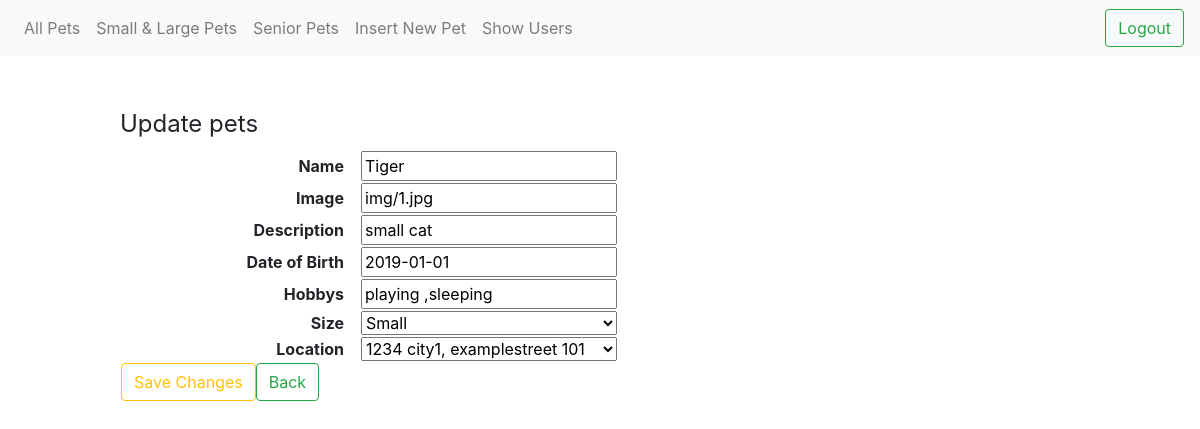
Screenshot of /crud/update.php?id=1 (signed in) with the database file from the repository.
### tables this page shows
CREATE TABLE `pets` (
  `id` int(11) NOT NULL,
  `location` int(11) NOT NULL,
  `image` char(255) DEFAULT NULL,
  `name` char(64) DEFAULT NULL,
  `description` char(255) DEFAULT NULL,
  `birthdate` date NOT NULL,
  `type` enum('small','large') DEFAULT NULL,
  `hobbys` char(255) NOT NULL
);

### crud/update.php (the view, shortened to what this page needs)
<?php
require_once 'actions/db_connect.php';
$res=mysqli_query($connect, "SELECT * FROM users WHERE userId=".$_SESSION['admin']);
$userRow=mysqli_fetch_array($res, MYSQLI_ASSOC);
if ($_GET['id']) {
   $id = $_GET['id'];
   $sql = "SELECT * FROM pets WHERE id = $id" ;
   $result = $connect->query($sql);
   $data = $result->fetch_assoc();
?>
<!DOCTYPE html>
<html>
<head>
<link rel="stylesheet" href="https://stackpath.bootstrapcdn.com/bootstrap/4.3.1/css/bootstrap.min.css">
<link rel="stylesheet" type="text/css" href="../CSS/index.css">
</head>
<body>
<nav class="navbar navbar-expand-lg navbar-light bg-light">
  <div class="collapse navbar-collapse" id="navbarSupportedContent">
    <ul class="navbar-nav mr-auto">
      <li class="nav-item">
        <a class="nav-link" href="index_admin.php">All Pets<span class="sr-only">(current)</span></a>
      </li>
      <li class="nav-item">
        <a class="nav-link" href="general_admin.php">Small & Large Pets</a>
      </li>
      <li class="nav-item">
        <a class="nav-link" href="senior_admin.php">Senior Pets</a>
      </li>
      <li class="nav-item">
        <a class="nav-link" href="create.php">Insert New Pet</a>
      </li>
       <?php if ($userRow['super']=="true"){
      echo "<li class='nav-item'>
        <a class='nav-link' href='users.php'>Show Users</a>
      </li>";}
        ?>
    </ul>
          <a  href="logout.php?logout"><button class="btn btn-outline-success my-2 my-sm-0" type="submit">Logout</button></a>
  </div>
</nav>
<fieldset>
   <legend>Update pets</legend>
   <form action="actions/a_update.php"  method="post">
       <table>
           <tr>
               <th>Name</th >
               <td><input  type="text" name="name"  placeholder="name" value="<?php echo $data['name'] ?>"></td >
           </tr>
           <tr>
               <th>Image</th>
               <td><input  type="text" name= "image" placeholder="Title" value="<?php echo $data['image'] ?>"></td>
           </tr>
           <tr>
               <th>Description</th>
               <td><input type="text"  name="description" placeholder ="description" value="<?php echo $data['description'] ?>"></td>
           </tr>
          <tr>
               <th>Date of Birth</th>
               <td><input type="text"  name="birthdate" placeholder ="birthdate" value="<?php echo $data['birthdate'] ?>"></td>
           </tr>
                     <tr>
               <th>Hobbys</th>
               <td><input type="text"  name="hobbys" placeholder ="hobbys" value="<?php echo $data['hobbys'] ?>"></td>
           </tr>
           <tr>
               <th>Size</th>
               <td>
                 <select name="type">
                    <option value="small" <?php if ($data['type']=='small'){echo 'selected';} ?>>Small</option>
                  </select>
               </td>
              </tr>
              <tr>
               <th>Location</th>
              <td>
                 <select name="location">
                    <?php
                      $sql="select * from location";
                      $result = $connect->query($sql);
                      if($result->num_rows > 0) {
                while($row = $result->fetch_assoc()) {
                  if ($data['location']==$row['location_id']){
                    echo "<option value='".$row['location_id']."' selected>".$row['ZIP']." ".$row['city'].", ".$row['address']."</option>";
                  } else {
                    echo "<option value='".$row['location_id']."'>".$row['ZIP']." ".$row['city'].", ".$row['address']."</option>";
                  }
               }
           }
                    ?>
                  </select>
               </td>
           <tr>
               <td><button  type= "submit" class='btn btn-outline-warning'>Save Changes</button ><a  href= "index_admin.php"><button  type="button" class='btn btn-outline-success'>Back</button></a ></td>
               <td></td >
           </tr>
       </table>
   </form >
</body >
</html >
<?php
}
?>

### CSS/index.css (style rules this page uses)
fieldset { margin : auto; margin-top: 50px; width: 80%; }
table tr th { text-align: right; padding-right: 1em; width: 15em; }
table tr td { margin: auto; }
input { width: 100%; }
select { width: 100%; }
a { color: black; text-decoration: none; }

### rows the page displays
pets: name "Tiger", image "img/1.jpg", description "small cat", birthdate "2019-01-01", hobbys "playing ,sleeping", type "Small"

### other values shown
form field location "1234 city1, examplestreet 101"
